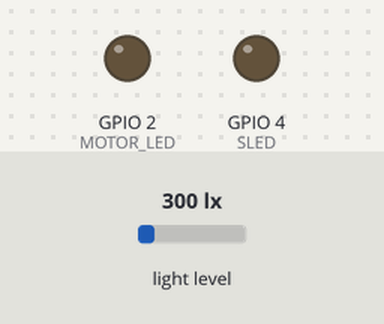
The sketch below on a simulated ESP32. Shown: output pins drawn as LEDs (lit = HIGH). The test bench sets the inputs (shaded band); at power-on: light level 300 lx. What the sketch prints to the serial monitor is not drawn.

Above: at 0.05 s.
Timing chart, 0 to 3.0 s (numbered marks = the images above):
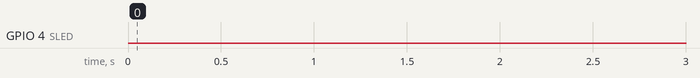

The sketch:

tsl_threshold.ino
```cpp
#include <Wire.h>

#include <Adafruit_Sensor.h>

#include "Adafruit_TSL2591.h"

#include <math.h>

// Pin definitions
#define SLED 4 // Sensor LED
#define MOTOR_LED 2 // ESP32 built-in LED (GPIO 2)

// Sensor setup
Adafruit_TSL2591 tsl = Adafruit_TSL2591(2591);

// EMA constants
const float EMA_ALPHA = 0.6;
float emaLux = 0;

// Adaptive thresholding
float adaptiveThreshold = 0;
const float THRESHOLD_OFFSET = 3000;

// Z-score detection
const int windowSize = 10;
float luxWindow[windowSize];
int luxIndex = 0;
int samplesCollected = 0; // Count of valid samples in the window
float zThreshold = 1.5;

// Warm-up timer
bool baselineReady = false;
unsigned long baselineStartTime;
const unsigned long warmupDuration = 5000; // 5 seconds

void setup() {
  Serial.begin(9600);
  pinMode(SLED, OUTPUT);
  pinMode(MOTOR_LED, OUTPUT);
  digitalWrite(MOTOR_LED, LOW);

  tsl.setGain(TSL2591_GAIN_MED);
  tsl.setTiming(TSL2591_INTEGRATIONTIME_100MS);

  baselineStartTime = millis();
  Serial.println("TSL threshold detection initializing...");
}

void loop() {
  // Wait for EMA and first luxWindow buffer to fill
  if (!baselineReady) {
    if (millis() - baselineStartTime >= warmupDuration) {
      baselineReady = true;
      Serial.println("✅ Baseline initialized, collecting initial lux data...");
    } else {
      Serial.println("⌛ Warming up...");
      delay(500);
      return;
    }
  }

  float currentLux = readLux();
  if (isnan(currentLux) || isinf(currentLux)) {
    currentLux = 0;
  }

  // Apply EMA
  emaLux = EMA_ALPHA * currentLux + (1 - EMA_ALPHA) * emaLux;

  // Adaptive thresholding
  adaptiveThreshold = emaLux + THRESHOLD_OFFSET;

  // Update sliding window for Z-score
  luxWindow[luxIndex] = currentLux;
  luxIndex = (luxIndex + 1) % windowSize;

  // Fill the window before using z-score detection
  if (samplesCollected < windowSize) {
    samplesCollected++;
    Serial.println("📊 Filling lux window...");
    delay(500);
    return;
  }

  float mean = calculateMean(luxWindow);
  float stdDev = calculateStdDev(luxWindow, mean);

  // Handle bad stdDev or no variance case
  float zScore = 0;
  if (stdDev > 0 && !isnan(stdDev) && !isinf(stdDev)) {
    zScore = (currentLux - mean) / stdDev;
  } else {
    zScore = 0;
  }

  Serial.print("Lux:");
  Serial.print(currentLux);
  Serial.print(",EMA:");
  Serial.print(emaLux);
  Serial.print(",Threshold:");
  Serial.print(adaptiveThreshold);
  Serial.print(",Z:");
  Serial.println(zScore);

  // Detection logic
  if (currentLux > adaptiveThreshold && abs(zScore) > zThreshold) {
    Serial.println("⚠️ Motor Stop");
    digitalWrite(MOTOR_LED, HIGH);
  } else {
    digitalWrite(MOTOR_LED, LOW);
  }

  delay(500);
}

float readLux() {
  digitalWrite(SLED, HIGH);
  delay(50);
  uint32_t lum = tsl.getFullLuminosity();
  uint16_t ir = lum >> 16;
  uint16_t full = lum & 0xFFFF;
  digitalWrite(SLED, LOW);
  float visible = full - ir;
  return (float) visible;
}

float calculateMean(float data[]) {
  float sum = 0;
  for (int i = 0; i < windowSize; i++) {
    sum += data[i];
  }
  return sum / windowSize;
}

float calculateStdDev(float data[], float mean) {
  float sumSq = 0;
  for (int i = 0; i < windowSize; i++) {
    sumSq += pow(data[i] - mean, 2);
  }
  return sqrt(sumSq / windowSize);
}
```
